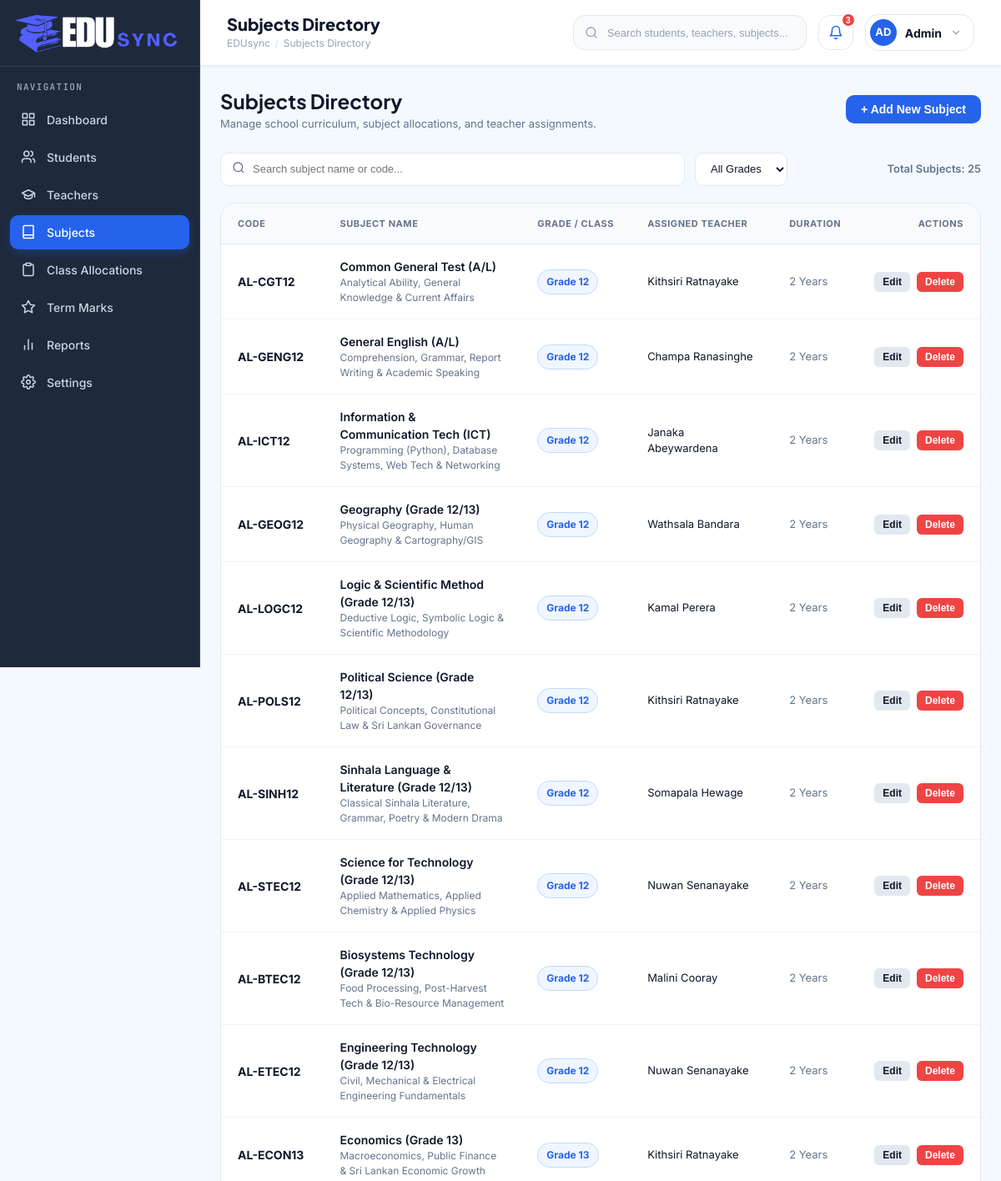
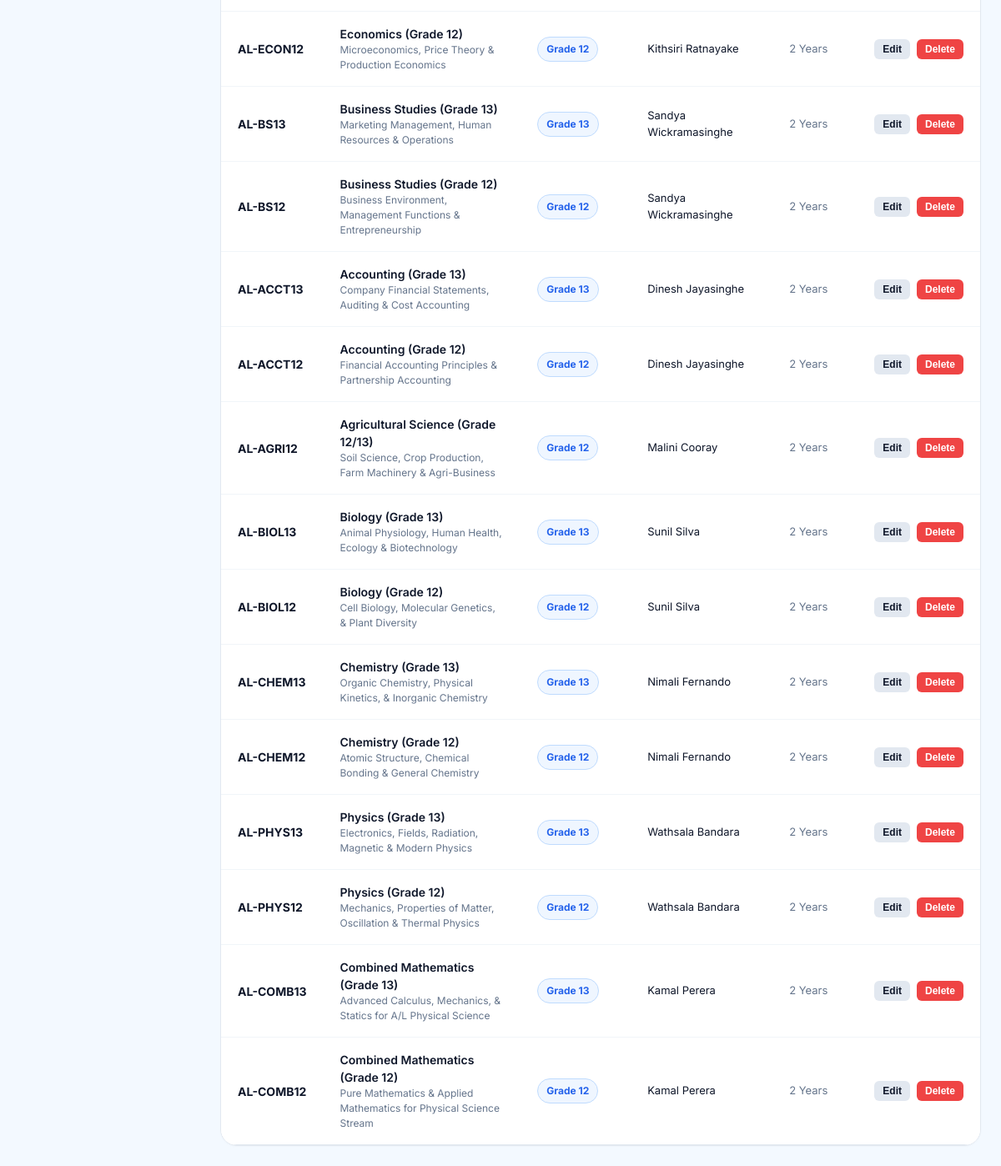
The app's page /subject.php, older data (2 pictures, top to bottom).
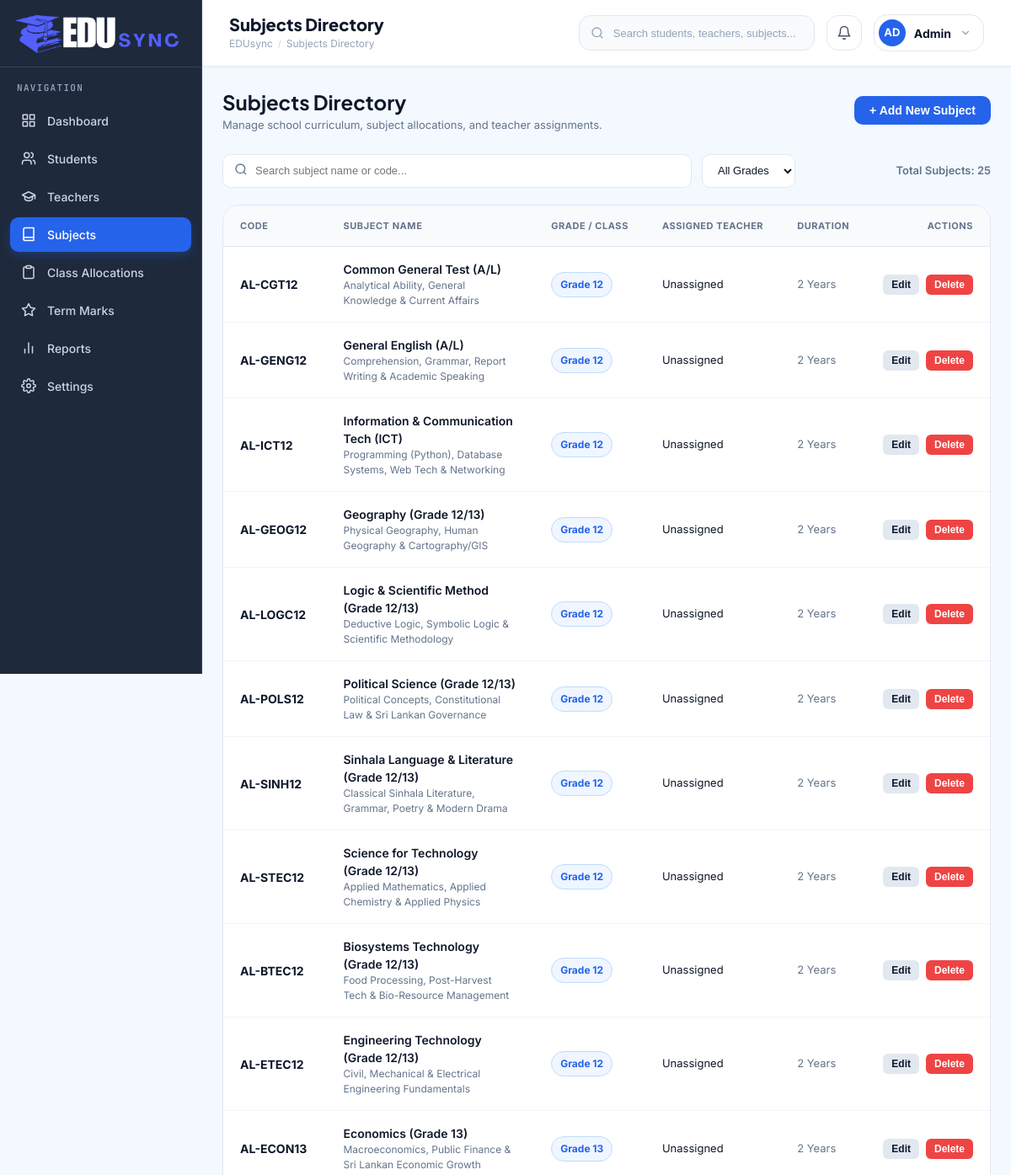
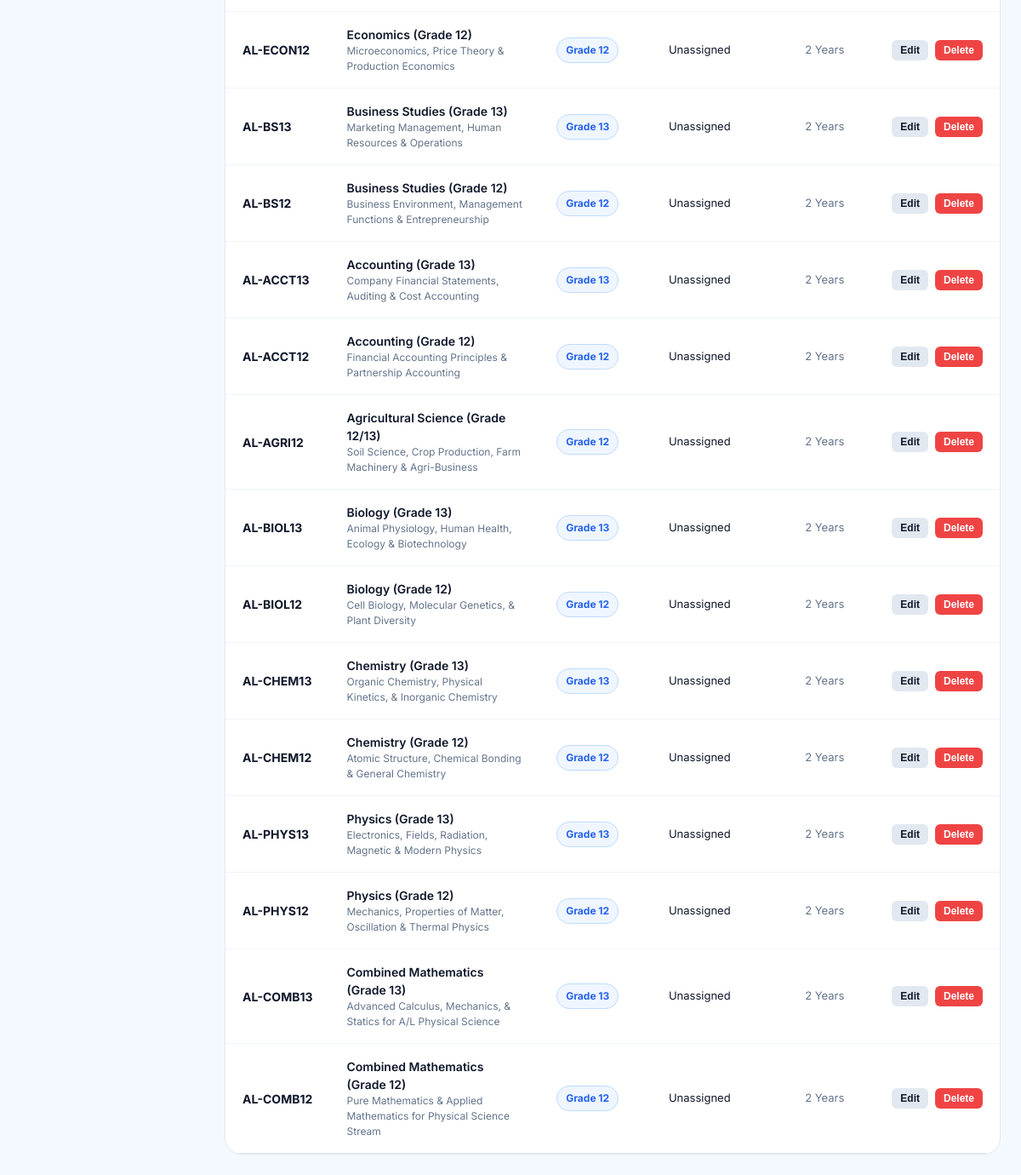
The same page, newer data (2 pictures, top to bottom).
### tables this page shows
CREATE TABLE `courses` (
  `id` INT AUTO_INCREMENT PRIMARY KEY,
  `course_code` VARCHAR(20) NOT NULL UNIQUE,
  `course_name` VARCHAR(100) NOT NULL,
  `description` TEXT DEFAULT NULL,
  `teacher_id` INT DEFAULT NULL,
  `grade` VARCHAR(50) NOT NULL,
  `credits` INT NOT NULL DEFAULT 4,
  `duration` VARCHAR(30) NOT NULL DEFAULT '2 Years',
  `created_at` TIMESTAMP DEFAULT CURRENT_TIMESTAMP,
  FOREIGN KEY (`teacher_id`) REFERENCES `teachers`(`id`) ON DELETE SET NULL
);

### classes/Subject.php (called while the page is built, shortened)
<?php
require_once __DIR__ . '/../config/Database.php';
class Subject {
    private $db;
    public function __construct() {
        $dbInstance = new Database();
        $this->db = $dbInstance->getConnection();
    }
    public function getAll($search = '', $gradeFilter = '') {
        $sql = "SELECT c.*, CONCAT(t.first_name, ' ', t.last_name) AS teacher_name
                FROM courses c
                LEFT JOIN teachers t ON c.teacher_id = t.id
                WHERE 1=1";
        $params = [];
        $sql .= " ORDER BY c.id DESC";
        $stmt = $this->db->prepare($sql);
        $stmt->execute($params);
        return $stmt->fetchAll(PDO::FETCH_ASSOC);
    }
}

### config/Database.php (called while the page is built)
<?php
class Database {
    private $host = "localhost";
    private $db_name = "school_db";
    private $username = "root";
    private $password = "";
    private $conn = null;
    public function getConnection() {
        if ($this->conn === null) {
            try {
                $dsn = "mysql:host=" . $this->host . ";dbname=" . $this->db_name . ";charset=utf8mb4";
                $options = [
                    PDO::ATTR_ERRMODE => PDO::ERRMODE_EXCEPTION,
                    PDO::ATTR_DEFAULT_FETCH_MODE => PDO::FETCH_ASSOC,
                    PDO::ATTR_EMULATE_PREPARES => false,
                ];
                $this->conn = new PDO($dsn, $this->username, $this->password, $options);
            } catch (PDOException $exception) {
                $this->conn = null;
            }
        }
        return $this->conn;
    }
}
?>

### subject.php (the view, shortened to what the rows shown need)
<?php
require_once __DIR__ . '/classes/Subject.php';
$subjectService = new Subject();
$search = $_GET['search'] ?? '';
$gradeFilter = $_GET['grade'] ?? '';
$subjects = $subjectService->getAll($search, $gradeFilter);
include_once __DIR__ . '/includes/header.php';
?>
<div class="main-wrapper">
    <?php include_once __DIR__ . '/includes/navbar.php'; ?>
    <main class="content-body">
        <div class="page-header">
            <div>
                <h1 class="page-title">Subjects Directory</h1>
            </div>
        </div>
        <div class="dash-card card-full" style="padding: 0; overflow: hidden;">
            <div style="overflow-x: auto;">
                <table class="students-table" style="width: 100%; border-collapse: collapse; font-size: 14px;">
                    <thead>
                        <tr style="background: var(--body-bg); border-bottom: 1px solid var(--card-border); text-align: left; color: var(--text-muted); font-size: 12px; font-weight: 700; text-transform: uppercase;">
                            <th style="padding: 16px 20px;">Code</th>
                            <th style="padding: 16px 20px;">Subject Name</th>
                            <th style="padding: 16px 20px;">Grade / Class</th>
                            <th style="padding: 16px 20px;">Assigned Teacher</th>
                            <th style="padding: 16px 20px;">Duration</th>
                            <th style="padding: 16px 20px; text-align: right;">Actions</th>
                        </tr>
                    </thead>
                    <tbody>
                        <?php if (empty($subjects)): ?>
                            <tr>
                                <td colspan="6" style="padding: 40px; text-align: center; color: var(--text-muted);">
                                    No subject records found.
                                </td>
                            </tr>
                        <?php else: ?>
                            <?php foreach ($subjects as $s): ?>
                                <tr style="border-bottom: 1px solid var(--card-border);">
                                    <td style="padding: 16px 20px; font-weight: 700; color: var(--text-main); white-space: nowrap;">
                                        <?php echo htmlspecialchars($s['course_code']); ?>
                                    </td>
                                    <td style="padding: 16px 20px;">
                                        <div style="font-weight: 600; color: var(--text-main);"><?php echo htmlspecialchars($s['course_name']); ?></div>
                                        <div style="font-size: 12px; color: var(--text-muted);"><?php echo htmlspecialchars($s['description']); ?></div>
                                    </td>
                                    <td style="padding: 16px 20px; white-space: nowrap;">
                                        <span class="subject-badge">
                                            <?php echo htmlspecialchars($s['grade']); ?>
                                        </span>
                                    </td>
                                    <td style="padding: 16px 20px; font-size: 13px; color: var(--text-main);">
                                        <?php echo htmlspecialchars($s['teacher_name'] ?? 'Unassigned'); ?>
                                    </td>
                                    <td style="padding: 16px 20px; font-size: 13px; color: var(--text-muted); white-space: nowrap;">
                                        <?php echo htmlspecialchars($s['duration']); ?>
                                    </td>
                                    <td style="padding: 16px 20px; text-align: right; white-space: nowrap;">
                                        <div style="display: flex; align-items: center; justify-content: flex-end; gap: 8px;">
                                            <button type="button" class="btn btn-secondary btn-sm edit-subject-btn"
                                                    data-subject='<?php echo json_encode($s, JSON_HEX_APOS | JSON_HEX_QUOT); ?>'>
                                                Edit
                                            </button>
                                            <form action="subject.php" method="POST" style="display: inline;" onsubmit="return confirm('Are you sure you want to delete this subject?');">
                                                <button type="submit" class="btn btn-danger btn-sm">Delete</button>
                                            </form>
                                        </div>
                                    </td>
                                </tr>
                            <?php endforeach; ?>
                        <?php endif; ?>
                    </tbody>
                </table>
            </div>
        </div>
    </main>
</div>
<?php include_once __DIR__ . '/includes/footer.php'; ?>

Row changes from the older to the newer data that the page shows:
changed courses "AL-CGT12": teacher_name "Kithsiri Ratnayake" → "Unassigned"
changed courses "AL-GENG12": teacher_name "Champa Ranasinghe" → "Unassigned"
changed courses "AL-ICT12": teacher_name "Janaka Abeywardena" → "Unassigned"
changed courses "AL-GEOG12": teacher_name "Wathsala Bandara" → "Unassigned"
changed courses "AL-LOGC12": teacher_name "Kamal Perera" → "Unassigned"
changed courses "AL-POLS12": teacher_name "Kithsiri Ratnayake" → "Unassigned"
changed courses "AL-SINH12": teacher_name "Somapala Hewage" → "Unassigned"
changed courses "AL-STEC12": teacher_name "Nuwan Senanayake" → "Unassigned"
changed courses "AL-BTEC12": teacher_name "Malini Cooray" → "Unassigned"
changed courses "AL-ETEC12": teacher_name "Nuwan Senanayake" → "Unassigned"
changed courses "AL-ECON13": teacher_name "Kithsiri Ratnayake" → "Unassigned"
changed courses "AL-ECON12": teacher_name "Kithsiri Ratnayake" → "Unassigned"
changed courses "AL-BS13": teacher_name "Sandya Wickramasinghe" → "Unassigned"
changed courses "AL-BS12": teacher_name "Sandya Wickramasinghe" → "Unassigned"
changed courses "AL-ACCT13": teacher_name "Dinesh Jayasinghe" → "Unassigned"
changed courses "AL-ACCT12": teacher_name "Dinesh Jayasinghe" → "Unassigned"
changed courses "AL-AGRI12": teacher_name "Malini Cooray" → "Unassigned"
changed courses "AL-BIOL13": teacher_name "Sunil Silva" → "Unassigned"
changed courses "AL-BIOL12": teacher_name "Sunil Silva" → "Unassigned"
changed courses "AL-CHEM13": teacher_name "Nimali Fernando" → "Unassigned"
changed courses "AL-CHEM12": teacher_name "Nimali Fernando" → "Unassigned"
changed courses "AL-PHYS13": teacher_name "Wathsala Bandara" → "Unassigned"
changed courses "AL-PHYS12": teacher_name "Wathsala Bandara" → "Unassigned"
changed courses "AL-COMB13": teacher_name "Kamal Perera" → "Unassigned"
changed courses "AL-COMB12": teacher_name "Kamal Perera" → "Unassigned"
Text that changed along with them:
$notifCount: "3" → (not shown)
